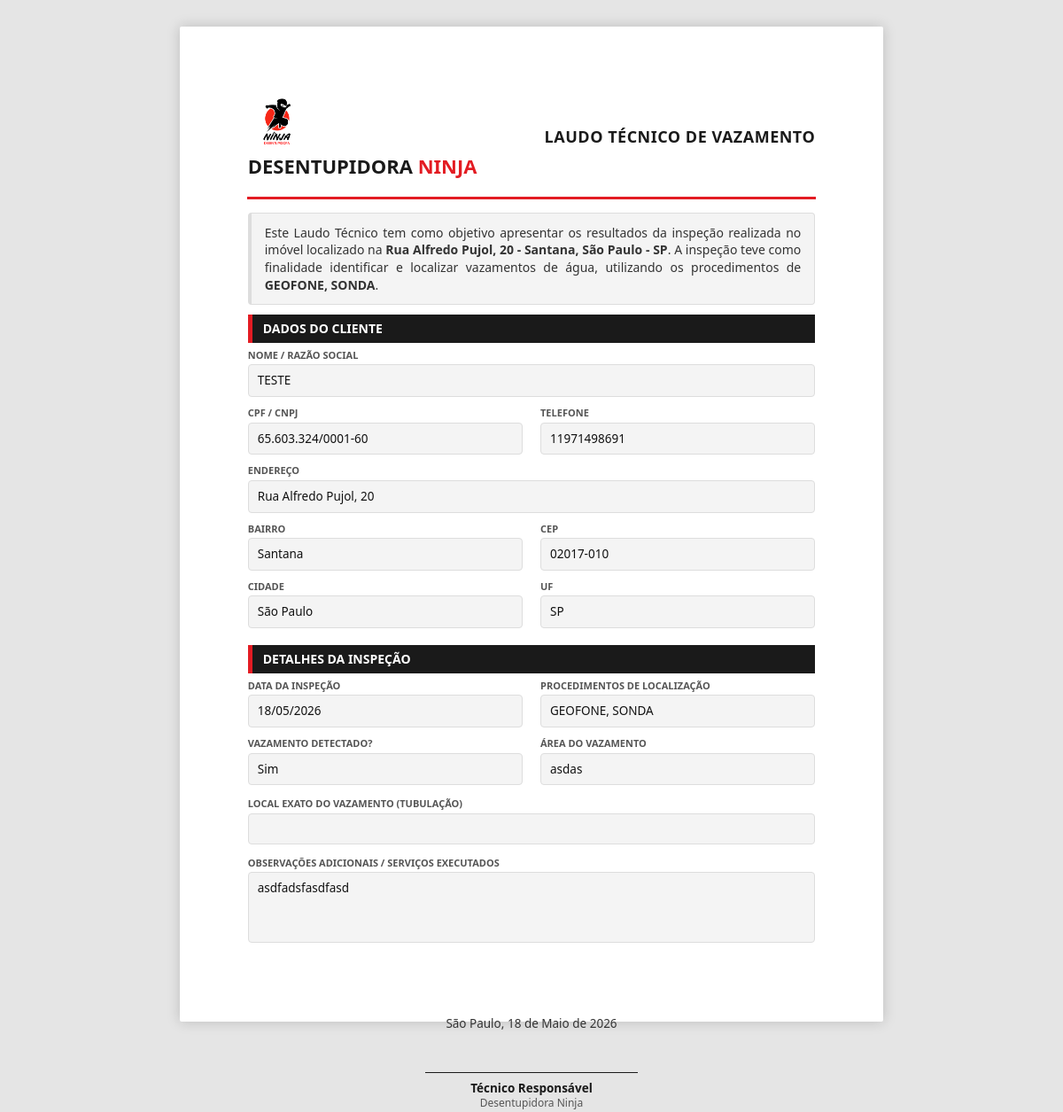
The app's page /laudo/1/imprimir/ (signed in) with its own data.
### crm/models.py (models this page shows, shortened)
class Cliente(models.Model):
    TIPO_PESSOA_CHOICES = (
        ('PF', 'Pessoa Física'),
        ('PJ', 'Pessoa Jurídica'),
    )
    tipo = models.CharField(max_length=2, choices=TIPO_PESSOA_CHOICES, default='PF')
    documento = models.CharField('CPF/CNPJ', max_length=20, unique=True)
    nome = models.CharField('Nome / Razão Social', max_length=200)
    email = models.EmailField('E-mail', blank=True, null=True)
    telefone = models.CharField('Telefone', max_length=20)
    cep = models.CharField('CEP', max_length=9)
    endereco = models.CharField('Endereço',max_length=255, blank=True)
    numero = models.CharField('Número', max_length=20, blank=True)
    bairro = models.CharField('Bairro', max_length=100, blank=True)
    cidade = models.CharField('Cidade', max_length=100, blank=True)
    uf = models.CharField('UF', max_length=2, blank=True)
    data_inicio = models.DateField('Data de Início', default=timezone.now)
    contrato_assinado = models.BooleanField('Contrato Assinado?', default=False)
    ativo = models.BooleanField('Ativo?', default=True)
    class Meta:
        verbose_name = 'Cliente'
        verbose_name_plural = 'Clientes'
        ordering = ['nome']

### laudo/models.py (models this page shows)
class Laudo (models.Model):
    cliente = models.ForeignKey(Cliente,on_delete=models.RESTRICT,verbose_name='Cliente')
    data_inspecao = models.DateField(verbose_name='Data Inspeção')
    procedimentos = models.ManyToManyField(Procedimentos, verbose_name='Procedimento de Localização')
    vazamento_detectado = models.BooleanField(verbose_name='Vazamento Detectado')
    area_vazamento=models.CharField(verbose_name='Localização do Vazamento')
    vazamento= models.CharField(verbose_name='Local do vazamento')
    observacao= models.TextField(verbose_name='Observações')

class Procedimentos (models.Model):
    nome = models.CharField(verbose_name='Tipo de procedimentos',max_length=50)
    def __str__(self):
        return self.nome

### laudo/views.py (the view)
# urls.py: path('laudo/<int:laudo_id>/imprimir/', visualizar_laudo_print, name='visualizar_laudo_print'),
@staff_member_required # Garante que apenas usuários logados no admin acessem
def visualizar_laudo_print(request, laudo_id):
    laudo = get_object_or_404(Laudo, id=laudo_id)
    cliente = Cliente # Ajuste conforme a relação no seu model
    context = {
        'laudo': laudo,
        'cliente': laudo.cliente,
    }
    return render(request, 'laudo_vazamento.html', context)

### laudo/templates/laudo_vazamento.html (shortened to what this page needs)
{% load static %}
<!DOCTYPE html>
<html lang="pt-BR">
<head>
</head>
<body>
<div class="container">
    <table class="laudo-tabela">
        <colgroup>
            <col style="width: 50%;">
            <col style="width: 50%;">
        </colgroup>
        <tbody>
            <tr>
                <td style="vertical-align: middle; padding-bottom: 20px; border-bottom: 3px solid var(--primary-color);">
                    <img style="max-height: 65px; width: auto; vertical-align: middle; margin-right: 12px;" src="{% static 'img/Logo.png' %}" alt="Logo Desentupidora Ninja">
                    <p style="display: inline-block; font-size: 22px; font-weight: bold; color: var(--secondary-color); text-transform: uppercase; margin: 0; vertical-align: middle;">
                        Desentupidora <span style="color: var(--primary-color);">Ninja</span>
                    </p>
                </td>
                <td style="text-align: right; vertical-align: middle; padding-bottom: 20px; border-bottom: 3px solid var(--primary-color);">
                    <h1 style="font-size: 18px; color: var(--secondary-color); margin: 0; text-transform: uppercase; letter-spacing: 0.5px;">
                        Laudo Técnico de Vazamento
                    </h1>
                </td>
            </tr>
            <tr><td colspan="2" style="height: 15px;"></td></tr>
            <tr>
                <td colspan="2">
                    <div class="objetivo-texto">
                        Este Laudo Técnico tem como objetivo apresentar os resultados da inspeção realizada no imóvel localizado na
                        <strong>{{ cliente.endereco }}, {{ cliente.numero }} - {{ cliente.bairro }}, {{ cliente.cidade }} - {{ cliente.uf }}</strong>.
                        A inspeção teve como finalidade identificar e localizar vazamentos de água, utilizando os procedimentos de
                        <strong>{{ laudo.procedimentos.all|join:", " }}</strong>.
                    </div>
                </td>
            </tr>
            <tr>
                <td colspan="2" style="padding-top: 10px; padding-bottom: 5px;">
                    <div class="section-title">Dados do Cliente</div>
                </td>
            </tr>
            <tr>
                <td colspan="2">
                    <div class="dado-grupo">
                        <div class="dado-label">Nome / Razão Social</div>
                        <div class="dado-valor">{{ cliente.nome }}</div>
                    </div>
                </td>
            </tr>
            <tr>
                <td style="padding-right: 10px;">
                    <div class="dado-grupo">
                        <div class="dado-label">CPF / CNPJ</div>
                        <div class="dado-valor">{{ cliente.documento }}</div>
                    </div>
                </td>
                <td style="padding-left: 10px;">
                    <div class="dado-grupo">
                        <div class="dado-label">Telefone</div>
                        <div class="dado-valor">{{ cliente.telefone }}</div>
                    </div>
                </td>
            </tr>
            <tr>
                <td colspan="2">
                    <div class="dado-grupo">
                        <div class="dado-label">Endereço</div>
                        <div class="dado-valor">{{ cliente.endereco }}, {{ cliente.numero }}</div>
                    </div>
                </td>
            </tr>
            <tr>
                <td style="padding-right: 10px;">
                    <div class="dado-grupo">
                        <div class="dado-label">Bairro</div>
                        <div class="dado-valor">{{ cliente.bairro }}</div>
                    </div>
                </td>
                <td style="padding-left: 10px;">
                    <div class="dado-grupo">
                        <div class="dado-label">CEP</div>
                        <div class="dado-valor">{{ cliente.cep }}</div>
                    </div>
                </td>
            </tr>
            <tr>
                <td style="padding-right: 10px;">
                    <div class="dado-grupo">
                        <div class="dado-label">Cidade</div>
                        <div class="dado-valor">{{ cliente.cidade }}</div>
                    </div>
                </td>
                <td style="padding-left: 10px;">
                    <div class="dado-grupo">
                        <div class="dado-label">UF</div>
                        <div class="dado-valor">{{ cliente.uf }}</div>
                    </div>
                </td>
            </tr>
            <tr>
                <td colspan="2" style="padding-top: 10px; padding-bottom: 5px;">
                    <div class="section-title">Detalhes da Inspeção</div>
                </td>
            </tr>
            <tr>
                <td style="padding-right: 10px;">
                    <div class="dado-grupo">
                        <div class="dado-label">Data da Inspeção</div>
                        <div class="dado-valor">{{ laudo.data_inspecao|date:"d/m/Y" }}</div>
                    </div>
                </td>
                <td style="padding-left: 10px;">
                    <div class="dado-grupo">
                        <div class="dado-label">Procedimentos de Localização</div>
                        <div class="dado-valor">{{ laudo.procedimentos.all|join:", " }}</div>
                    </div>
                </td>
            </tr>
            <tr>
                <td style="padding-right: 10px;">
                    <div class="dado-grupo">
                        <div class="dado-label">Vazamento Detectado?</div>
                        <div class="dado-valor">
                            {% if laudo.vazamento %} Sim {% else %} Não {% endif %}
                        </div>
                    </div>
                </td>
                <td style="padding-left: 10px;">
                    <div class="dado-grupo">
                        <div class="dado-label">Área do Vazamento</div>
                        <div class="dado-valor">{{ laudo.area_vazamento }}</div>
                    </div>
                </td>
            </tr>
            <tr>
                <td colspan="2" style="padding-top: 4px;">
                    <div class="dado-grupo">
                        <div class="dado-label">Local Exato do Vazamento (Tubulação)</div>
                        <div class="dado-valor">{{ laudo.local_vazamento }}</div>
                    </div>
                </td>
            </tr>
            <tr>
                <td colspan="2" style="padding-top: 4px; padding-bottom: 20px;">
                    <div class="dado-grupo">
                        <div class="dado-label">Observações Adicionais / Serviços Executados</div>
                        <div class="dado-valor" style="min-height: 80px; text-align: justify;">
                            {{ laudo.observacao|linebreaksbr }}
                        </div>
                    </div>
                </td>
            </tr>
            <tr>
                <td colspan="2" style="padding-top: 40px; text-align: center;">
                    <div class="footer-assinatura">
                        <p style="margin-bottom: 45px;">{{ cliente.cidade }}, {{ laudo.data_inspecao|date:"d \d\e F \d\e Y" }}</p>
                        <div class="linha-assinatura"></div>
                        <div class="assinante-nome">Técnico Responsável</div>
                        <div class="assinante-cargo">Desentupidora Ninja</div>
                    </div>
                </td>
            </tr>
        </tbody>
    </table>
</div>
</body>
</html>

### laudo/templates/laudo_vazamento.html (style rules this page uses)
:root { --primary-color: #E31C23; --secondary-color: #1A1A1A; --text-color: #333333; --bg-light: #F4F4F4; --border-color: #DDDDDD; }
* { box-sizing: border-box; }
body { font-family: 'Segoe UI', Tahoma, Geneva, Verdana, sans-serif; line-height: 1.4; color: var(--text-color); background-color: #FFFFFF; margin: 0; padding: 0; -webkit-print-color-adjust: exact; print-color-adjust: exact; }
.container { width: 210mm; height: 297mm; margin: 0 auto; padding: 20mm; background-color: #FFFFFF; page-break-after: always; }
.laudo-tabela { width: 100%; border-collapse: collapse; table-layout: fixed; }
.section-title { font-size: 14px; color: #FFFFFF; background-color: var(--secondary-color); padding: 6px 12px; text-transform: uppercase; font-weight: 600; border-left: 5px solid var(--primary-color); }
.dado-grupo { margin-bottom: 8px; width: 100%; }
.dado-label { font-size: 11px; font-weight: bold; color: #555555; text-transform: uppercase; margin-bottom: 3px; }
.dado-valor { font-size: 13.5px; color: #111111; background-color: var(--bg-light); padding: 8px 10px; border-radius: 4px; border: 1px solid var(--border-color); min-height: 35px; word-wrap: break-word; }
.objetivo-texto { font-size: 14px; text-align: justify; background-color: var(--bg-light); padding: 12px 15px; border-radius: 4px; border: 1px solid var(--border-color); border-left: 4px solid var(--border-color); }
.footer-assinatura { text-align: center; font-size: 13.5px; width: 100%; }
.linha-assinatura { width: 240px; border-top: 1px solid var(--secondary-color); margin: 0 auto 8px auto; }
.assinante-nome { font-weight: bold; color: var(--secondary-color); }
.assinante-cargo { font-size: 12px; color: #555555; }
@media screen { body { background-color: #E5E5E5; padding: 30px 0; } }
@media screen { .container { box-shadow: 0 0 15px rgba(0,0,0,0.18); border-radius: 2px; } }

### records on screen
Cliente: endereco "Rua Alfredo Pujol", numero "20", bairro "Santana", cidade "São Paulo", uf "SP", nome "TESTE", documento "65.603.324/0001-60", telefone "11971498691", cep "02017-010"
Laudo: procedimentos.all "GEOFONE, SONDA", data_inspecao "18/05/2026", area_vazamento "asdas", observacao "asdfadsfasdfasd", data_inspecao "18 de Maio de 2026"
